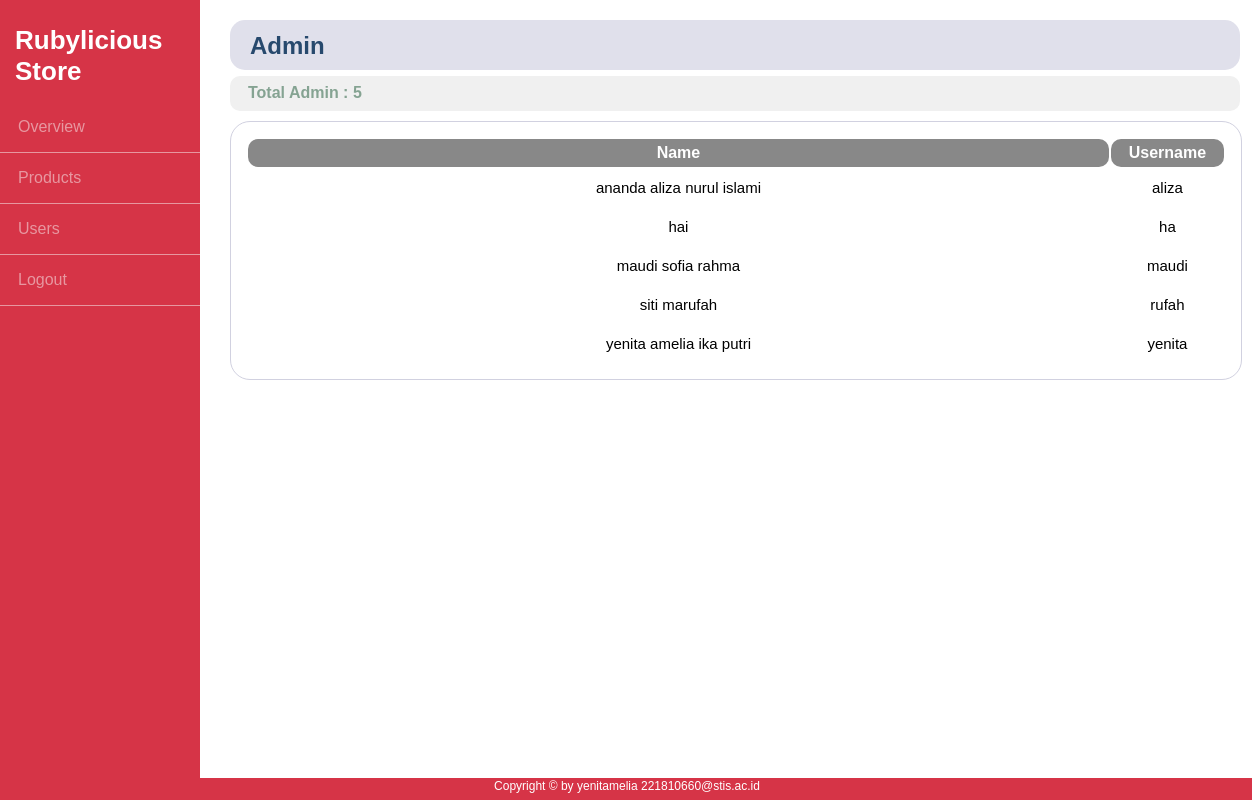
/users.php (signed in), run on the app's committed database.
### tables this page shows
CREATE TABLE `user` (
  `id` int(11) NOT NULL,
  `name` varchar(100) NOT NULL,
  `username` varchar(20) NOT NULL,
  `password` varchar(255) NOT NULL
);

### function.php (called while the page is built, shortened)
<?php
$conn = mysqli_connect("localhost", "root", "12345", "dbpakaian");
function query($query){
	global $conn;
	$result = mysqli_query($conn, $query);
	$rows = [];
	while ($row = mysqli_fetch_assoc($result)) {
		$rows[] = $row;
	}
	$count = count($rows);
	return $rows;
}
?>

### users.php (the view, shortened to what this page needs)
<?php
require 'function.php';
$users = query("SELECT * FROM user ORDER BY name ASC");
?>
<!DOCTYPE html>
<html lang="id">
<head>
	<link rel="stylesheet" href="style.css">
</head>
<body>
	<div class="wrapper">
	<div id="sidebar">
		<h1>Rubylicious Store</h1>
		<ul>
			<li><a href="overview.php">Overview</a></li>
			<li><a href="index.php">Products</a></li>
			<li><a href="users.php">Users</a></li>
			<li><a href="logout.php">Logout</a></li>
		</ul>
	</div>
	<div class="main-content">
	<div class="header-home">
	<h2 class="header-overview">Admin</h2>
	</div>
	<br><br>
	<div class="header-home-total">
	<h4 class="total">Total Admin : <?= $count; ?></h4>
	</div>
	<div id="containerUsers">
	<table>
		<tr class="table-header user">
			<th>Name</th>
			<th>Username</th>
		</tr>
		<?php  foreach ($users as $row) : ?>
		<tr class="table-main users">
			<td ><?= $row["name"]; ?></td>
			<td ><?= $row["username"]; ?></td>
		</tr>
		<?php endforeach; ?>
	</table>
	</div>
	</div>
	</div>
	<div class="footer">
    	<p>Copyright &copy; by yenitamelia 221810660@stis.ac.id</p>
    </div>
</body>
</html>

### style.css (style rules this page uses)
* { margin: 0; padding: 0; font-family: sans-serif; }
.header-home { width: 1010px; height: 50px; position: absolute; background-color: #e0e0eb; position: absolute; margin-top: 20px; border-radius: 15px; }
.header-home-total { width: 1010px; height: 35px; position: absolute; background-color: #f0f0f0; position: absolute; margin-top: 40px; border-radius: 10px; }
h4.total { padding: 8px; font-size: 16px; color: #85a392; margin-left: 10px; }
.header-overview { position: absolute; margin-top: 12px; margin-left: 20px; text-decoration: none; font-weight: bold; color: #27496d; }
#container, #containerOverview, #containerUsers { width: 980px; border: 1px solid #d1d1e0; padding: 15px; border-radius: 20px; margin-top: 50px; }
#containerOverview, #containerUsers { margin-top: 85px; }
#containerUsers { width: 980px; }
.table-header th { border: 1px solid #d1d1e0; border-radius: 10px; padding: 5px; }
.table-main td { width: 100px; text-align: center; padding: 10px; font-size: 15px; }
.table-main td:nth-child(1) { width: 60px; }
.table-main td:nth-child(2) { width: 70px; }
.users td:nth-child(1) { width: 3800px; }
tr.user th { background-color: #888888; border: none; color: #fff; }
.users td:nth-child(2) { width: 190px; }
#sidebar { position: fixed; width: 200px; height: 100%; background: #d63447; }
#sidebar h1 { margin-top: 10px; color: #fff; font-size: 26px; padding: 15px; }
#sidebar ul li { padding: 16px 18px; border-bottom: 1px solid rgba(250, 250, 250, .5); }
#sidebar ul li a { cursor: pointer; text-decoration: none; color: rgba(250, 250, 250, .5); list-style: none; }
.wrapper { position: relative; display: flex; }
.main-content { width: 100%; margin-left: 230px; }
.footer { position: absolute; width: 100%; bottom: 0; height: 20px; background-color: #D63447; color: #fff; text-align: center; font-size: 12px; padding: 1px; }

### data on the page
user: name "ananda aliza nurul islami", username "aliza"
user: name "hai", username "ha"
user: name "maudi sofia rahma", username "maudi"
user: name "siti marufah", username "rufah"
user: name "yenita amelia ika putri", username "yenita"

### other printed values
$count "5"
